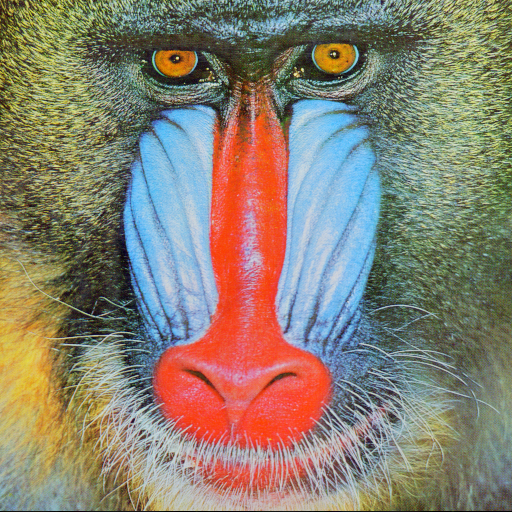
#> input picture computer_vision_projects/images/baboon.png, 512 x 512 px
$ python 04_basic_image_manipulation_opencv.py
#> lines starting #> are read from the running program, lines starting #| are printed output that depends on the picture; after the words box and inside, x2 and y2 are one past the last pixel; in counts of white or black regions, pixels touching at a corner belong together
'''
Manipulate images using OpenCV, focusing on:
    - Copying images (to avoid aliasing),
    - Efficient image flipping using `flip()`,
    - Rotating images with `rotate()`,
    - Cropping images,
    - Changing specific image pixels,
    - Adding text and shapes to images.
'''

import os
import numpy as np
import cv2
import matplotlib.pyplot as plt

# Flags to control individual plotting sections
plot_images_copying = False
plot_images_flipping = False
plot_images_rotating = False
plot_images_cropping = False
plot_pixel_altering = True

# Image Files and Paths
path = os.getcwd()
baboon_image_path = "images/baboon.png"
cat_image_path = "images/cat.png"
baboon = cv2.imread(baboon_image_path)
#> baboon is the input picture: shape (512, 512, 3); mean B, G, R 113.1, 128.9, 137.4
cat = cv2.imread(cat_image_path)
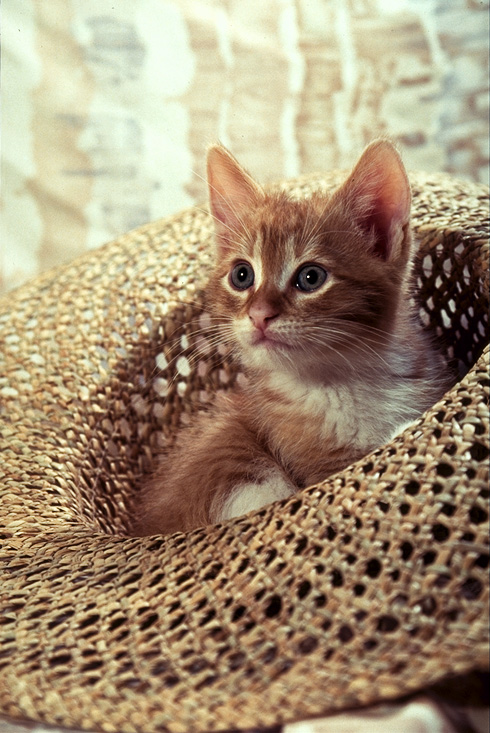
#> input picture computer_vision_projects/images/cat.png, 490 x 733 px
#> cat is the input picture: shape (733, 490, 3); mean B, G, R 116.7, 143.2, 162.7

if plot_images_copying:
    plt.figure(figsize=(5, 5))
    plt.imshow(cv2.cvtColor(baboon, cv2.COLOR_BGR2RGB))
    plt.show()

# Copying Images
if plot_images_copying:
    A = baboon
    B = baboon.copy()
    baboon[:, :, :] = 0  # Modify the original image

    fig, axes = plt.subplots(1, 3, figsize=(15, 5))
    axes[0].imshow(cv2.cvtColor(baboon, cv2.COLOR_BGR2RGB))
    axes[0].set_title("Baboon")
    axes[1].imshow(cv2.cvtColor(A, cv2.COLOR_BGR2RGB))
    axes[1].set_title("A (Same as Baboon)")
    axes[2].imshow(cv2.cvtColor(B, cv2.COLOR_BGR2RGB))
    axes[2].set_title("B (Copied)")
    plt.tight_layout()
    plt.show()

# Flipping Images using OpenCV's `flip()`
# The flipCode value indicating what kind of flip we would like to perform;
# flipCode = 0: flip vertically around the x-axis
# flipCode > 0: flip horizontally around y-axis positive value
# flipCode < 0: flip vertically and horizontally, flipping around both axes negative value
if plot_images_flipping:
    # Original image
    plt.figure(figsize=(5, 5))
    plt.imshow(cv2.cvtColor(cat, cv2.COLOR_BGR2RGB))
    plt.title("Original image")
    plt.show()
    # Flipped image
    for flipcode in [0, 1, -1]:  # 0: vertical, 1: horizontal, -1: both
        im_flip = cv2.flip(cat, flipcode)
        plt.imshow(cv2.cvtColor(im_flip, cv2.COLOR_BGR2RGB))
        plt.title(f"flipCode: {flipcode}")
        plt.show()

# Rotating Images using OpenCV's `rotate()`; The parameter is an integer indicating what kind of flip we would like to perform.
print(f"Rotate code for 90 Clockwise: {cv2.ROTATE_90_CLOCKWISE}")
print(f"Rotate code for 90 Counterclockwise: {cv2.ROTATE_90_COUNTERCLOCKWISE}")
print(f"Rotate code for 180: {cv2.ROTATE_180}")

if plot_images_rotating:
    for rotate_code, name in [(cv2.ROTATE_90_CLOCKWISE, "90 Clockwise"),
                              (cv2.ROTATE_90_COUNTERCLOCKWISE, "90 Counterclockwise"),
                              (cv2.ROTATE_180, "180")]: # Built-in attributes in OpenCV
        im_rotate = cv2.rotate(cat, rotate_code)
        plt.imshow(cv2.cvtColor(im_rotate, cv2.COLOR_BGR2RGB))
        plt.title(f"Rotated {name}")
        plt.show()

# Cropping an Image using array slicing
upper, lower = 150, 400
left, right = 150, 400
cat_crop_top = cat[upper:lower, :, :]
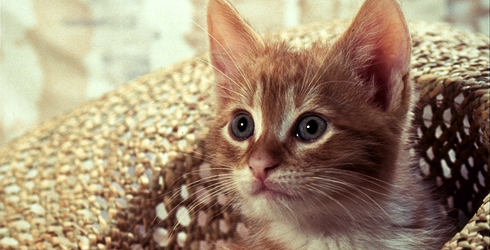
#> cat_crop_top: shape (250, 490, 3); mean B, G, R 114, 139.8, 160.6
if plot_images_cropping:
    plt.figure(figsize=(5, 5))
    plt.imshow(cv2.cvtColor(cat_crop_top, cv2.COLOR_BGR2RGB))
    plt.title("Crop Top")
    plt.show()

cat_crop_horizontal = cat_crop_top[:, left:right, :]
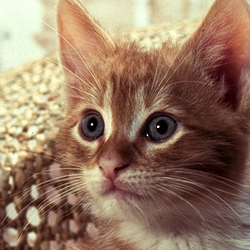
#> cat_crop_horizontal: shape (250, 250, 3); mean B, G, R 98.6, 120.7, 150
if plot_images_cropping:
    plt.figure(figsize=(5, 5))
    plt.imshow(cv2.cvtColor(cat_crop_horizontal, cv2.COLOR_BGR2RGB))
    plt.title("Cropped Image")
    plt.show()

# Changing Specific Image Pixels with OpenCV
if plot_pixel_altering:
    cat_copy = cat.copy()
    # Draw a rectangle
    start_point, end_point = (left, upper), (right, lower)
    cv2.rectangle(cat_copy, pt1=start_point, pt2=end_point, color=(0, 255, 0), thickness=3)
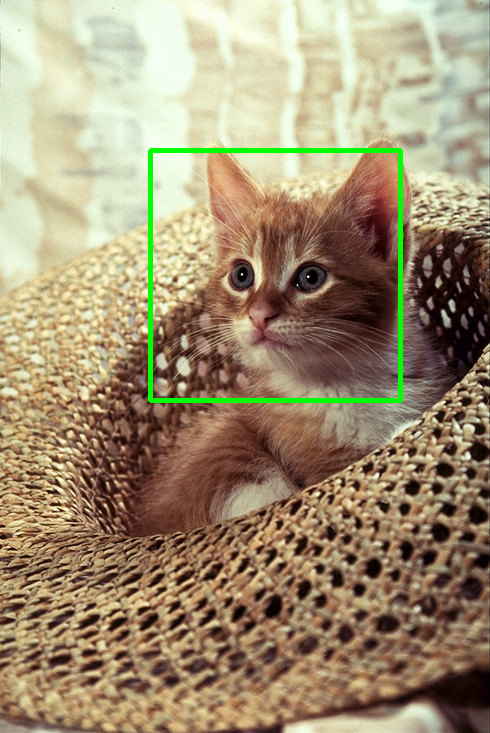
#> cat_copy: shape (733, 490, 3); 1.39% of pixels changed, all inside (x1, y1, x2, y2) = (148, 148, 403, 403)

    # Add text to the image
    cat_text = cv2.putText(img=cat.copy(), text='Stuff', org=(10, 500), color=(255, 255, 255),
                           fontFace=4, fontScale=5, thickness=2)

    # Plot altered images
    plt.figure(figsize=(10, 5))
    plt.subplot(1, 2, 1)
    plt.imshow(cv2.cvtColor(cat_copy, cv2.COLOR_BGR2RGB))
    plt.title("Rectangle Drawn")

    plt.subplot(1, 2, 2)
    plt.imshow(cv2.cvtColor(cat_text, cv2.COLOR_BGR2RGB))
    plt.title("Text Added")
    plt.show()


# Exercise with baboon image
im = cv2.imread(baboon_image_path)
im_flip = cv2.flip(im, flipCode=0) # flip im vertically around the x-axis
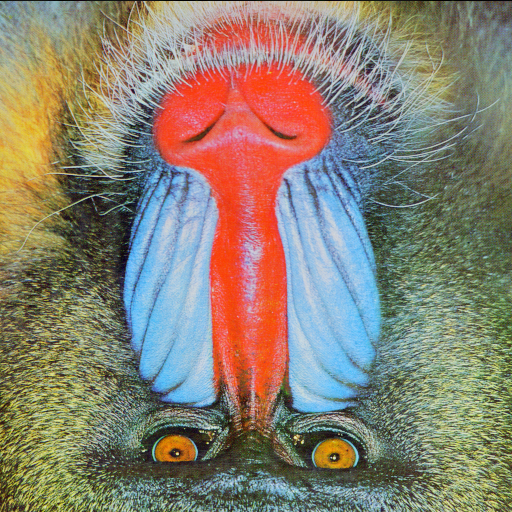
#> im_flip: shape (512, 512, 3); mean B, G, R 113.1, 128.9, 137.4
im_mirror = cv2.flip(im, flipCode=1) # mirror im by flipping it horizontally around the y-axis
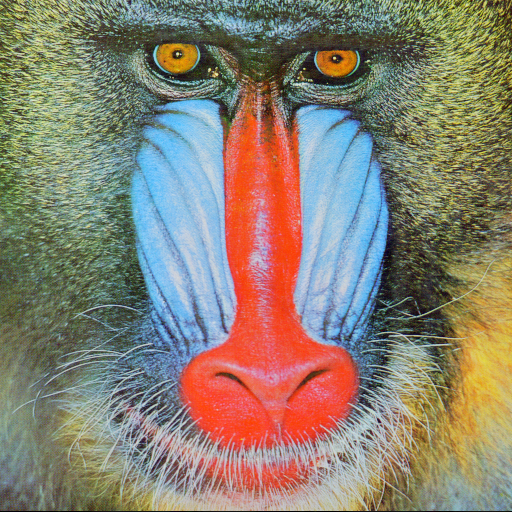
#> im_mirror: shape (512, 512, 3); mean B, G, R 113.1, 128.9, 137.4
plt.figure(figsize=(15, 5))
plt.subplot(1,3,1)
plt.imshow(cv2.cvtColor(im, cv2.COLOR_BGR2RGB))
plt.title("Original Image")
plt.subplot(1,3,2)
plt.imshow(cv2.cvtColor(im_flip, cv2.COLOR_BGR2RGB))
plt.title("Flipped Vertically")
plt.subplot(1,3,3)
plt.imshow(cv2.cvtColor(im_mirror, cv2.COLOR_BGR2RGB))
plt.title("Flipped Horizontally")
plt.show()
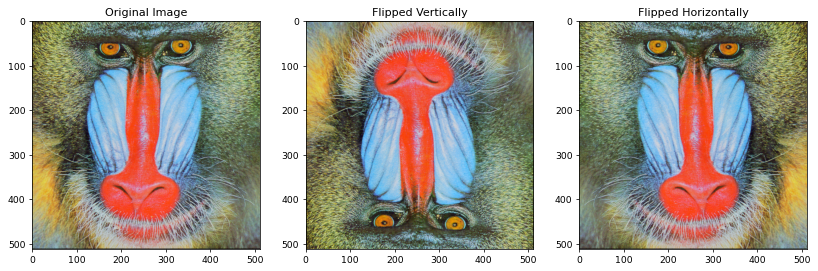
#> figure drawn by matplotlib, 3 panels
